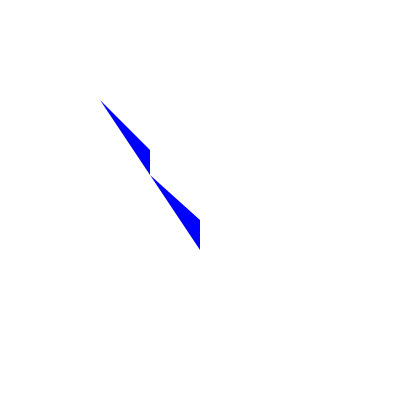
Frame 1 (no input)
Frame 60 (the mouse pressed at the canvas centre just before this capture): identical to frame 1, image omitted
Frame 120 (the mouse held since frame 60 and released just before this capture): identical to frame 1, image omitted

The Processing sketch that drew this single still picture (run headless with seeded random() and noise(); from frame 60 on, the mouse is pressed at the canvas centre):

// Processing sketch: vertex_shape
// ── vertex_shape.pde
void setup()
{
  size(400,400);
}

void draw()
{
  background(255,255,255);
  
  fill(0,0,255);
  noStroke();
  
  beginShape();
  vertex(100,100);
  vertex(150,150);
  vertex(150,175);
  vertex(200,220);
  vertex(200,250);
  endShape();
}
